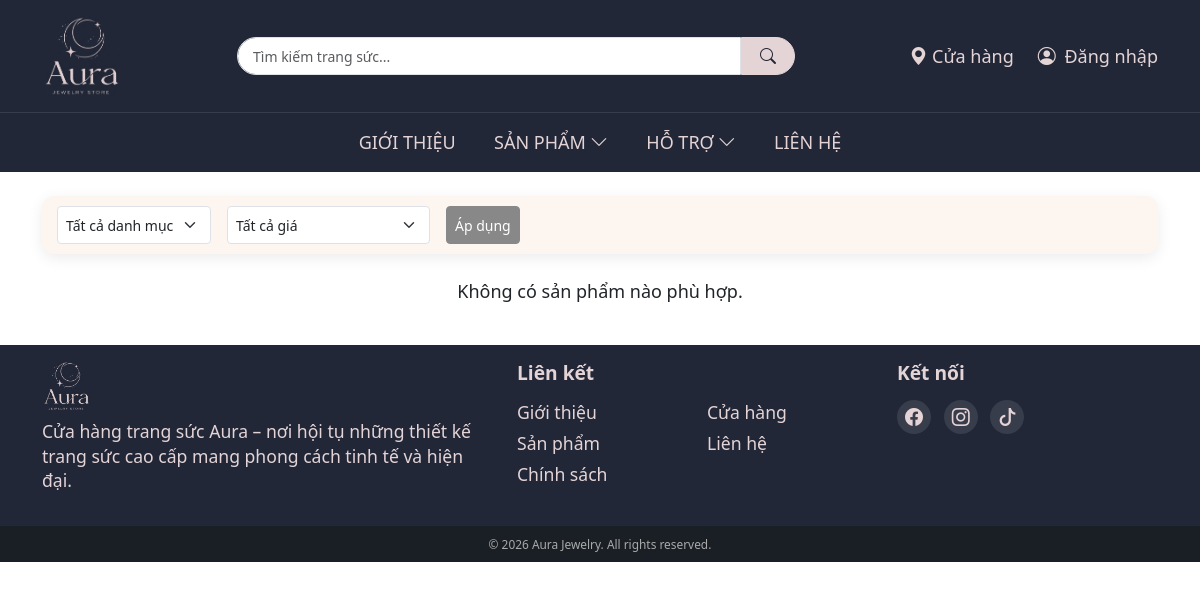
Before: /public/san-pham.php with the older database file.
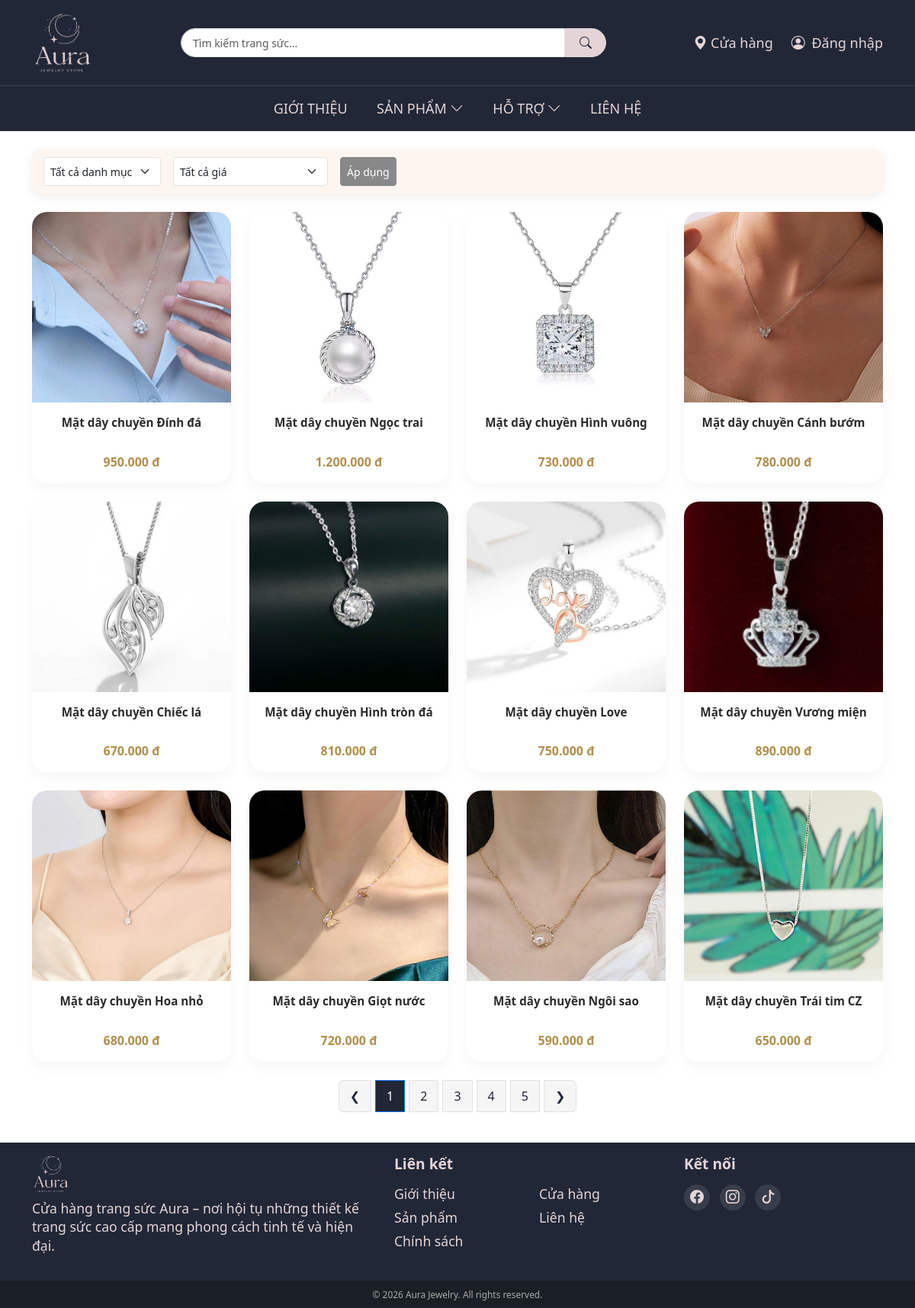
After: the same page with the newer database file.
### tables this page shows
CREATE TABLE `sanpham` (
  `MaSanPham` int(11) NOT NULL,
  `MaDanhMuc` int(11) DEFAULT NULL,
  `TenSanPham` varchar(255) NOT NULL,
  `DuongDan` varchar(255) DEFAULT NULL,
  `MoTa` text DEFAULT NULL,
  `ChiTietSanPham` text DEFAULT NULL,
  `NoiBat` tinyint(1) DEFAULT 0,
  `LuotXem` int(11) DEFAULT 0,
  `LuotMua` int(11) DEFAULT 0,
  `TrangThai` tinyint(1) DEFAULT 1,
  `DelAt` tinyint(1) NOT NULL DEFAULT 0,
  `HinhAnh` varchar(255) DEFAULT NULL,
  `Gia` decimal(10,2) DEFAULT NULL,
  `NgayTao` timestamp NOT NULL DEFAULT current_timestamp()
);

### public/san-pham.php (the view, shortened to what this page needs)
<?php
$bodyClass = 'product-page';
require_once "../config.php";
include "../layout/header_public.php";
$madanhmuc = $_GET['madanhmuc'] ?? '';
$price_range = $_GET['price_range'] ?? '';
$keyword = trim($_GET['keyword'] ?? '');
$limit = 12;
$page = max(1, intval($_GET['page'] ?? 1));
$offset = ($page - 1) * $limit;
$count_sql = "SELECT COUNT(*) as total FROM sanpham sp WHERE 1=1";
$stmt = $conn->prepare($count_sql);
$stmt->execute();
$total = $stmt->fetch()['total'];
$total_pages = ceil($total / $limit);
$sql = "
    SELECT sp.*, sp.Gia as gia,
        CASE
            WHEN EXISTS (SELECT 1 FROM size s WHERE s.MaSanPham = sp.MaSanPham AND s.size != '0') THEN
                EXISTS (SELECT 1 FROM size s WHERE s.MaSanPham = sp.MaSanPham AND s.size != '0' AND s.SoLuongTon > 0)
            ELSE
                EXISTS (SELECT 1 FROM size s WHERE s.MaSanPham = sp.MaSanPham AND s.size = '0' AND s.SoLuongTon > 0)
        END as has_stock
    FROM sanpham sp
    WHERE 1=1
";
$sql .= " ORDER BY sp.MaSanPham DESC LIMIT $offset, $limit";
$stmt = $conn->prepare($sql);
$stmt->execute();
$products = $stmt->fetchAll();
?>
<div class="container py-4">
    <div class="filter-bar d-flex flex-wrap align-items-center gap-3 mb-4">
        <select id="filter-category" class="form-select form-select-sm w-auto">
            <option value="">Tất cả danh mục</option>
        </select>
        <select id="filter-price" class="form-select form-select-sm w-auto">
            <option value="">Tất cả giá</option>
        </select>
        <button id="apply-filter" class="btn btn-sm apply-btn">Áp dụng</button>
    </div>
    <div class="row g-4">
        <?php if ($products): ?>
            <?php foreach ($products as $sp):
            ?>
                <div class="col-6 col-md-4 col-lg-3">
                    <a href="chi-tiet-san-pham.php?id=<?= $sp['MaSanPham'] ?>" class="text-decoration-none text-dark">
                        <div class="product-card position-relative">
                            <img src="../img/<?= htmlspecialchars($sp['HinhAnh']) ?>" class="product-img" alt="<?= htmlspecialchars($sp['TenSanPham']) ?>">
                            <div class="product-info">
                                <h6><?= htmlspecialchars($sp['TenSanPham']) ?></h6>
                                <p class="price"><?= number_format($sp['gia'] ?? 0, 0, ',', '.') ?> đ</p>
                            </div>
                        </div>
                    </a>
                </div>
            <?php endforeach; ?>
        <?php else: ?>
            <p class="text-center">Không có sản phẩm nào phù hợp.</p>
        <?php endif; ?>
    </div>
    <?php if ($total_pages > 1): ?>
        <nav class="mt-4">
            <ul class="pagination justify-content-center">
                <li class="page-item <?= ($page <= 1) ? 'disabled' : '' ?>">
                    <a class="page-link"
                       href="?page=<?= $page - 1 ?>&madanhmuc=<?= urlencode($madanhmuc) ?>&price_range=<?= urlencode($price_range) ?>&keyword=<?= urlencode($keyword) ?>">
                        ❮
                    </a>
                </li>
                <?php for ($i = 1; $i <= $total_pages; $i++): ?>
                    <li class="page-item <?= ($i == $page) ? 'active' : '' ?>">
                        <a class="page-link"
                           href="?page=<?= $i ?>&madanhmuc=<?= urlencode($madanhmuc) ?>&price_range=<?= urlencode($price_range) ?>&keyword=<?= urlencode($keyword) ?>">
                            <?= $i ?>
                        </a>
                    </li>
                <?php endfor; ?>
                <li class="page-item <?= ($page >= $total_pages) ? 'disabled' : '' ?>">
                    <a class="page-link"
                       href="?page=<?= $page + 1 ?>&madanhmuc=<?= urlencode($madanhmuc) ?>&price_range=<?= urlencode($price_range) ?>&keyword=<?= urlencode($keyword) ?>">
                        ❯
                    </a>
                </li>
            </ul>
        </nav>
    <?php endif; ?>
</div>
<?php include "../layout/footer_public.php"; ?>

### layout/header_public.php (shortened to what this page needs)
<?php
$cart_count = 0;
$bodyClass = $bodyClass ?? '';
?>
<!DOCTYPE html>
<html lang="vi">
<head>
    <link href="https://cdn.jsdelivr.net/npm/bootstrap@5.3.0/dist/css/bootstrap.min.css" rel="stylesheet">
    <link rel="stylesheet" href="https://cdn.jsdelivr.net/npm/bootstrap-icons@1.11.3/font/bootstrap-icons.min.css">
    <link rel="stylesheet" href="../css/public.css">
</head>
<body class="<?= htmlspecialchars($bodyClass) ?>">
<div class="header-top">
    <div class="container d-flex align-items-center justify-content-between flex-wrap">
        <a href="trang-chu.php" class="logo d-flex align-items-center text-decoration-none">
            <img src="../img/logo.jpg" class="logo-img">
        </a>
        <form class="search-box d-flex mx-3" action="tim-kiem.php" method="get">
            <input type="text" name="keyword" placeholder="Tìm kiếm trang sức..." class="form-control">
            <button class="btn" type="submit">
                <i class="bi bi-search"></i>
            </button>
        </form>
        <div class="user-menu d-flex gap-4 align-items-center">
            <a href="dia-chi.php">
                <i class="bi bi-geo-alt-fill"></i> Cửa hàng
            </a>
            <?php if (isset($_SESSION['nguoidung'])): ?>
                <a href="tai-khoan.php">
                    <i class="bi bi-person-circle me-1"></i>
                    <?= $_SESSION['nguoidung']['HoTen'] ?>
                </a>
                <a href="gio-hang.php" class="position-relative">
                    <i class="bi bi-bag me-1"></i> Giỏ hàng
                    <?php if ($cart_count > 0): ?>
                        <span class="cart-badge"><?= $cart_count ?></span>
                    <?php endif; ?>
                </a>
            <?php else: ?>
                <a href="dang-nhap.php">
                    <i class="bi bi-person-circle me-1"></i> Đăng nhập
                </a>
            <?php endif; ?>
        </div>
    </div>
</div>
<nav class="navbar navbar-expand-lg">
    <div class="container">
        <div class="collapse navbar-collapse" id="mainMenu">
            <ul class="navbar-nav mx-auto">
                <li class="nav-item">
                    <a class="nav-link" href="gioi-thieu.php">GIỚI THIỆU</a>
                </li>
                <li class="nav-item dropdown">
                     <a class="nav-link d-flex align-items-center" href="san-pham.php">
                        SẢN PHẨM <i class="bi bi-chevron-down ms-1"></i>
                    </a>
                </li>
                <li class="nav-item dropdown">
                    <a class="nav-link  d-flex align-items-center" href="#" data-bs-toggle="dropdown">
                        HỖ TRỢ <i class="bi bi-chevron-down ms-1"></i>
                    </a>
                </li>
                <li class="nav-item">
                    <a class="nav-link" href="lien-he.php">LIÊN HỆ</a>
                </li>
            </ul>
        </div>
    </div>
</nav>

### layout/footer_public.php
<footer class="footer">
    <div class="container py-3">
        <div class="row">
            <div class="col-md-5">
                <div class="footer-logo mb-2">
                    <img src="../img/logo.jpg" class="logo-img" style="height: 50px;">
                </div>
                <p>
                    Cửa hàng trang sức Aura – nơi hội tụ những thiết kế trang sức cao cấp mang phong cách tinh tế và hiện đại.
                </p>
            </div>
            <div class="col-md-4">
                <h5>Liên kết</h5>
                <div class="row">
                    <div class="col-6">
                        <ul class="list-unstyled">
                            <li><a href="gioi-thieu.php">Giới thiệu</a></li>
                            <li><a href="san-pham.php">Sản phẩm</a></li>
                            <li><a href="chinh-sach-doi-tra.php">Chính sách</a></li>
                        </ul>
                    </div>
                    <div class="col-6">
                        <ul class="list-unstyled">
                            <li><a href="dia-chi.php">Cửa hàng</a></li>
                            <li><a href="lien-he.php">Liên hệ</a></li>
                        </ul>
                    </div>
                </div>
            </div>
            <div class="col-md-3">
                <h5>Kết nối</h5>
                <div class="social-icons">
                    <a href="#"><i class="bi bi-facebook"></i></a>
                    <a href="#"><i class="bi bi-instagram"></i></a>
                    <a href="#"><i class="bi bi-tiktok"></i></a>
                </div>
            </div>
        </div>
    </div>
    <div class="footer-bottom text-center py-2">
        <small>© 2026 Aura Jewelry. All rights reserved.</small>
    </div>
</footer>

### css/public.css (style rules this page uses)
body { font-size: 18px; }
.header-top { padding: 1rem 0; background-color: #212737; box-shadow: 0 2px 10px rgba(0,0,0,0.2); }
.search-box { width: 50%; }
.search-box .form-control { height: 38px; border-radius: 30px 0 0 30px; padding: 0 15px; font-size: 14px; }
.search-box .btn { height: 38px; padding: 0 18px; border-radius: 0 30px 30px 0; background-color: #e4d4d6; border-color: #e4d4d6; color: #212737; }
.user-menu a { color: #e4d4d6; text-decoration: none; font-weight: 500; }
.navbar { background: #212737; padding: 0; border-top: 1px solid rgba(255,255,255,0.1); }
.navbar-nav .nav-link { color: #e4d4d6 !important; font-weight: 500; padding: 1rem 1.2rem !important; transition: all 0.3s; position: relative; }
.navbar-nav .nav-link::after { content: ''; position: absolute; bottom: 0; left: 50%; width: 0; height: 2px; background: #e4d4d6; transition: all 0.3s; transform: translateX(-50%); }
.logo-img { height: 80px; width: auto; object-fit: contain; }
.footer { background: #212737; color: #e4d4d6; }
.footer h5 { color: #e4d4d6; font-size: 1.2rem; font-weight: 600; margin-bottom: 1rem; }
.footer p, .footer a, .footer li { font-size: 1.1rem; line-height: 1.4; }
.footer a { color: #e4d4d6; text-decoration: none; transition: color 0.2s; }
.footer ul { margin-bottom: 0; }
.footer li { margin-bottom: 0.4rem; }
.social-icons a { display: inline-flex; align-items: center; justify-content: center; width: 34px; height: 34px; background: rgba(255,255,255,0.1); border-radius: 50%; margin-right: 8px; font-size: 18px; transition: 0.2s; }
.footer-bottom { background: #1a1f25; text-align: center; padding: 5px 0; font-size: 0.85rem; color: #aaa; border-top: 1px solid rgba(255,255,255,0.05); }
.product-page { background: #fff; }
.product-page .product-card { border-radius: 20px; overflow: hidden; background: #ffffff; box-shadow: 0 8px 20px rgba(0, 0, 0, 0.04); transition: all 0.3s cubic-bezier(0.2, 0, 0, 1); height: 100%; position: relative; }
.product-page .product-img { width: 100%; height: 250px; object-fit: cover; transition: transform 0.4s ease; }
.product-page .product-info { padding: 1rem 0.75rem 1rem; text-align: center; }
.product-page .product-info h6 { font-size: 0.95rem; font-weight: 600; margin: 0 0 0.5rem 0; color: #2c2c2c; line-height: 1.4; display: -webkit-box; -webkit-line-clamp: 2; -webkit-box-orient: vertical; overflow: hidden; min-height: 2.6rem; }
.product-page .price { font-size: 1rem; color: #b38f4d; font-weight: 700; margin: 0; }
.product-page .pagination { gap: 6px; }
.product-page .page-link { padding: 8px 14px; background-color: #f5f5f5; color: #212737; font-weight: 500; }
.product-page .page-item.active .page-link { background-color: #212737; color: white; }
.product-page .filter-bar { background: #fdf6f0; padding: 10px 15px; border-radius: 12px; box-shadow: 0 4px 15px rgba(0, 0, 0, 0.08); flex-wrap: wrap; }
.product-page .filter-bar select, .product-page .filter-bar button { height: 38px; }
.product-page .apply-btn { background-color: #888; border-color: #888; color: #fff; transition: all 0.2s; }
.product-card { border-radius: 20px; overflow: hidden; background: #ffffff; box-shadow: 0 8px 20px rgba(0, 0, 0, 0.04); transition: all 0.3s cubic-bezier(0.2, 0, 0, 1); height: 100%; position: relative; }
.product-img { width: 100%; height: 250px; object-fit: cover; transition: transform 0.4s ease; }
.product-info { padding: 1rem 0.75rem 1rem; text-align: center; }
.product-info h6 { font-size: 0.95rem; font-weight: 600; margin: 0 0 0.5rem 0; color: #2c2c2c; line-height: 1.4; display: -webkit-box; -webkit-line-clamp: 2; -webkit-box-orient: vertical; overflow: hidden; min-height: 2.6rem; }
.price { font-size: 1rem; color: #b38f4d; font-weight: 700; margin: 0; }

Changed rows visible on the page:
added sanpham: HinhAnh (picture), TenSanPham "Mặt dây chuyền Đính đá", Gia "950.000"
added sanpham: HinhAnh (picture), TenSanPham "Mặt dây chuyền Ngọc trai", Gia "1.200.000"
added sanpham: HinhAnh (picture), TenSanPham "Mặt dây chuyền Hình vuông", Gia "730.000"
added sanpham: HinhAnh (picture), TenSanPham "Mặt dây chuyền Cánh bướm", Gia "780.000"
added sanpham: HinhAnh (picture), TenSanPham "Mặt dây chuyền Chiếc lá", Gia "670.000"
added sanpham: HinhAnh (picture), TenSanPham "Mặt dây chuyền Hình tròn đá", Gia "810.000"
added sanpham: HinhAnh (picture), TenSanPham "Mặt dây chuyền Love", Gia "750.000"
added sanpham: HinhAnh (picture), TenSanPham "Mặt dây chuyền Vương miện", Gia "890.000"
added sanpham: HinhAnh (picture), TenSanPham "Mặt dây chuyền Hoa nhỏ", Gia "680.000"
added sanpham: HinhAnh (picture), TenSanPham "Mặt dây chuyền Giọt nước", Gia "720.000"
added sanpham: HinhAnh (picture), TenSanPham "Mặt dây chuyền Ngôi sao", Gia "590.000"
added sanpham: HinhAnh (picture), TenSanPham "Mặt dây chuyền Trái tim CZ", Gia "650.000"
Other visible differences:
text no longer shown: "Không có sản phẩm nào phù hợp."
new list line: "1"
new list line: "2"
new list line: "3"
new list line: "4"
new list line: "5"
